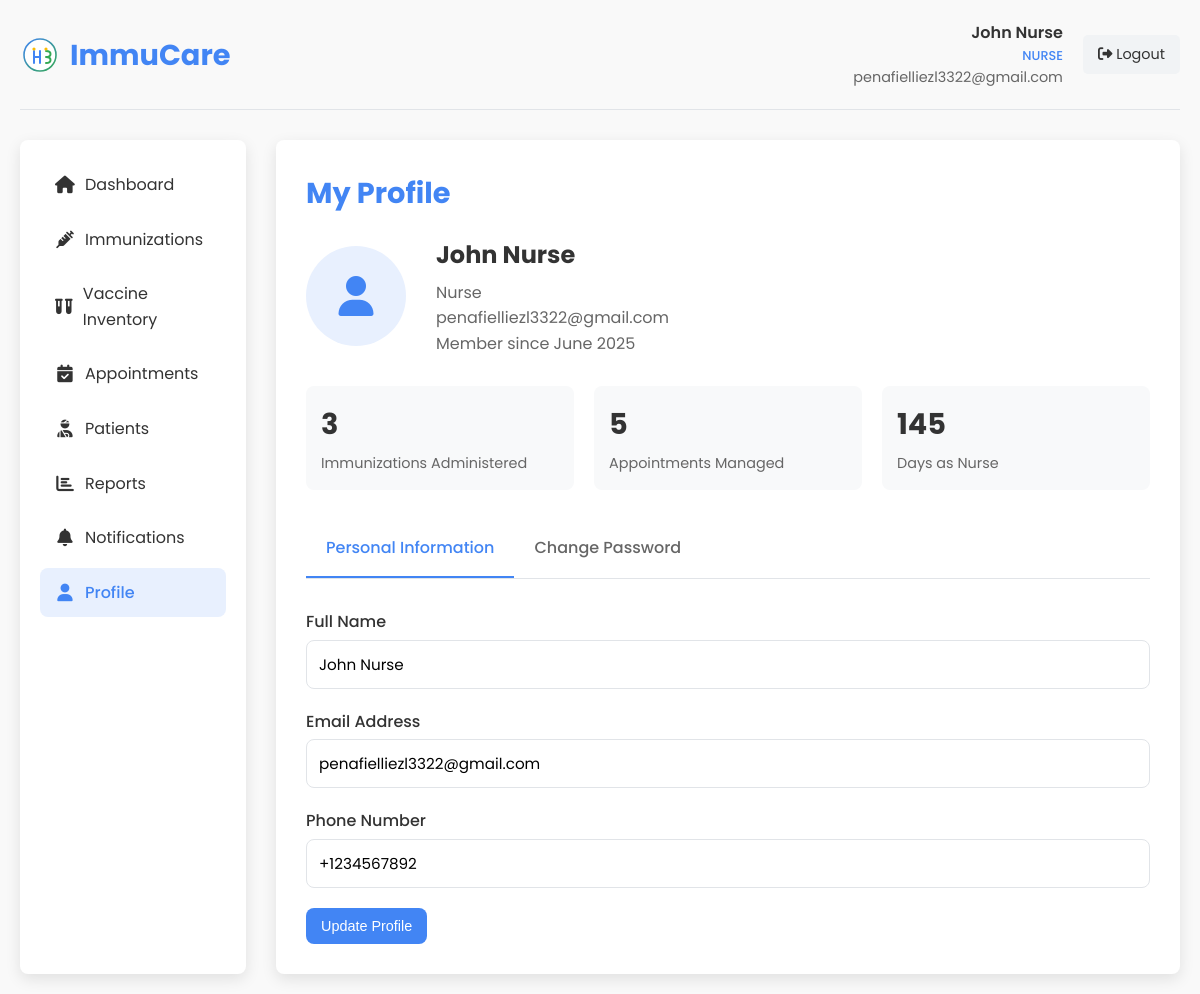
Screenshot of /nurse_profile.php (signed in) with the database file from the repository.
### tables this page shows
CREATE TABLE `users` (
  `id` int(11) NOT NULL,
  `role_id` int(11) NOT NULL DEFAULT 4,
  `user_type` enum('admin','midwife','nurse','patient') NOT NULL DEFAULT 'patient',
  `name` varchar(100) NOT NULL,
  `email` varchar(100) NOT NULL,
  `phone` varchar(20) NOT NULL,
  `password` varchar(255) NOT NULL,
  `otp` varchar(6) DEFAULT NULL,
  `otp_expiry` datetime DEFAULT NULL,
  `is_active` tinyint(1) DEFAULT 1,
  `last_login` datetime NOT NULL,
  `created_at` datetime NOT NULL,
  `updated_at` timestamp NOT NULL DEFAULT current_timestamp() ON UPDATE current_timestamp()
);

### nurse_profile.php (the view, shortened to what this page needs)
<?php
$user_id = $_SESSION['user_id'];
$user_name = $_SESSION['user_name'];
$user_email = $_SESSION['user_email'];
$conn = new mysqli(DB_HOST, DB_USER, DB_PASS, DB_NAME);
$stmt = $conn->prepare("SELECT * FROM users WHERE id = ?");
$stmt->bind_param("i", $user_id);
$stmt->execute();
$user = $stmt->get_result()->fetch_assoc();
$stmt = $conn->prepare("SELECT COUNT(*) as count FROM immunizations WHERE administered_by = ?");
$stmt->bind_param("i", $user_id);
$stmt->execute();
$immunization_count = $stmt->get_result()->fetch_assoc()['count'];
$stmt = $conn->prepare("SELECT COUNT(*) as count FROM appointments WHERE staff_id = ?");
$stmt->bind_param("i", $user_id);
$stmt->execute();
$appointment_count = $stmt->get_result()->fetch_assoc()['count'];
?>
<!DOCTYPE html>
<html lang="en">
<head>
    <link rel="stylesheet" href="styles.css">
    <link rel="stylesheet" href="https://cdnjs.cloudflare.com/ajax/libs/font-awesome/6.4.0/css/all.min.css">
</head>
<body>
    <div class="dashboard-container">
        <div class="dashboard-header">
            <div class="dashboard-logo">
                <img src="images/logo.svg" alt="ImmuCare Logo">
                <h1>ImmuCare</h1>
            </div>
            <div class="user-menu">
                <div class="user-info">
                    <div class="user-name"><?php echo htmlspecialchars($user_name); ?></div>
                    <div class="user-role">Nurse</div>
                    <div class="user-email"><?php echo htmlspecialchars($user_email); ?></div>
                </div>
                <a href="?logout=1" class="logout-btn">
                    <i class="fas fa-sign-out-alt"></i> Logout
                </a>
            </div>
        </div>
        <div class="dashboard-content">
            <div class="sidebar">
                <ul class="sidebar-menu">
                    <li><a href="nurse_dashboard.php"><i class="fas fa-home"></i> Dashboard</a></li>
                    <li><a href="nurse_immunizations.php"><i class="fas fa-syringe"></i> Immunizations</a></li>
                    <li><a href="nurse_vaccine_inventory.php"><i class="fas fa-vials"></i> Vaccine Inventory</a></li>
                    <li><a href="nurse_appointments.php"><i class="fas fa-calendar-check"></i> Appointments</a></li>
                    <li><a href="nurse_patients.php"><i class="fas fa-user-injured"></i> Patients</a></li>
                    <li><a href="nurse_reports.php"><i class="fas fa-chart-bar"></i> Reports</a></li>
                    <li><a href="nurse_notifications.php"><i class="fas fa-bell"></i> Notifications</a></li>
                    <li><a href="nurse_profile.php" class="active"><i class="fas fa-user"></i> Profile</a></li>
                </ul>
            </div>
            <div class="main-content">
                <h2 class="page-title">My Profile</h2>
                <div class="profile-header">
                    <div class="profile-avatar">
                        <i class="fas fa-user"></i>
                    </div>
                    <div class="profile-info">
                        <h3><?php echo htmlspecialchars($user_name); ?></h3>
                        <p>Nurse</p>
                        <p><?php echo htmlspecialchars($user_email); ?></p>
                        <p>Member since <?php echo date('F Y', strtotime($user['created_at'])); ?></p>
                    </div>
                </div>
                <div class="profile-stats">
                    <div class="stat-card">
                        <div class="stat-value"><?php echo $immunization_count; ?></div>
                        <div class="stat-label">Immunizations Administered</div>
                    </div>
                    <div class="stat-card">
                        <div class="stat-value"><?php echo $appointment_count; ?></div>
                        <div class="stat-label">Appointments Managed</div>
                    </div>
                    <div class="stat-card">
                        <div class="stat-value"><?php echo date_diff(date_create($user['created_at']), date_create('now'))->days; ?></div>
                        <div class="stat-label">Days as Nurse</div>
                    </div>
                </div>
                <div class="profile-tabs">
                    <div class="profile-tab active" data-tab="personal-info">Personal Information</div>
                    <div class="profile-tab" data-tab="change-password">Change Password</div>
                </div>
                <div id="personal-info" class="tab-content active">
                    <form action="" method="POST">
                        <div class="form-group">
                            <label for="name">Full Name</label>
                            <input type="text" id="name" name="name" class="form-control" value="<?php echo htmlspecialchars($user['name']); ?>" required>
                        </div>
                        <div class="form-group">
                            <label for="email">Email Address</label>
                            <input type="email" id="email" name="email" class="form-control" value="<?php echo htmlspecialchars($user['email']); ?>" required>
                        </div>
                        <div class="form-group">
                            <label for="phone">Phone Number</label>
                            <input type="text" id="phone" name="phone" class="form-control" value="<?php echo htmlspecialchars($user['phone']); ?>">
                        </div>
                        <button type="submit" name="update_profile" class="btn-primary">Update Profile</button>
                    </form>
                </div>
            </div>
        </div>
    </div>
</body>
</html>

### styles.css (style rules this page uses)
:root { --primary-color: #4285f4; --secondary-color: #34a853; --accent-color: #fbbc05; --text-color: #333; --light-text: #666; --bg-light: #f9f9f9; --bg-white: #ffffff; --shadow: 0 5px 15px rgba(0, 0, 0, 0.1); --border-radius: 8px; --transition: all 0.3s ease; }
* { margin: 0; padding: 0; box-sizing: border-box; }
html { scroll-behavior: smooth; }
body { font-family: 'Poppins', sans-serif; line-height: 1.6; color: var(--text-color); background-color: var(--bg-light); }
a { text-decoration: none; color: inherit; }
ul { list-style: none; }
img { max-width: 100%; height: auto; }
.btn-primary { background-color: var(--primary-color); color: white; }
.form-group { margin-bottom: 20px; }
.form-group label { display: block; margin-bottom: 8px; font-weight: 500; }
.form-group input,.form-group textarea { width: 100%; padding: 12px 15px; border: 1px solid #ddd; border-radius: var(--border-radius); font-family: inherit; font-size: 1rem; transition: var(--transition); }
.form-group { margin-bottom:15px }
.form-group label { display:block;margin-bottom:8px;font-weight:500;color:var(--text-color) }
.form-group input,.form-group select,.form-group textarea { width:100%;padding:12px;border:1px solid #e1e4e8;border-radius:var(--border-radius);font-family:'Poppins',sans-serif;font-size:.95rem;transition:var(--transition) }

### rows the page displays
users: created_at "June 2025", created_at "145", name "John Nurse", email "penafielliezl3322@gmail.com", phone "+1234567892"

### other values shown
$user_name "John Nurse"
$user_email "penafielliezl3322@gmail.com"
$immunization_count "3"
$appointment_count "5"
